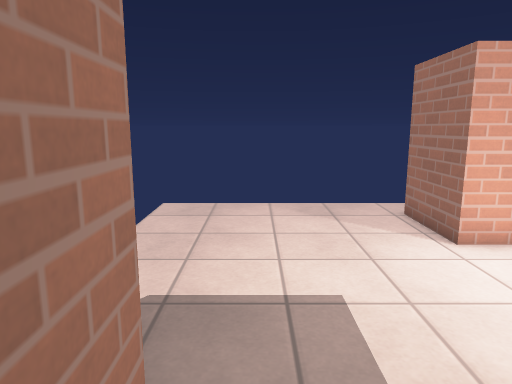
view 1 (above)

15 first-person views from a walk through a level from a Godot 3-D game. The camera is 1.4 m above the floor, tilts 10° down and sees 70° across. The floor is counted in squares, 0.5 m on a side. Each view is taken from the middle of a square. On the plan, view 1 faces up. The plan holds only what a view shows up to about 20 squares ahead; the rest is blank. Surface patterns are stand-ins for the level's own textures.

view 2
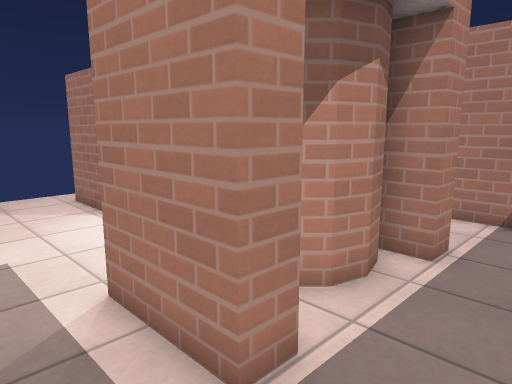

view 3
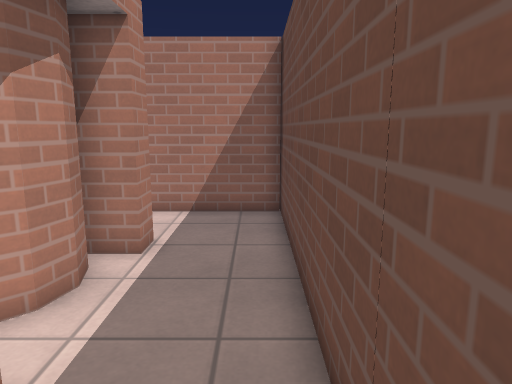

view 4
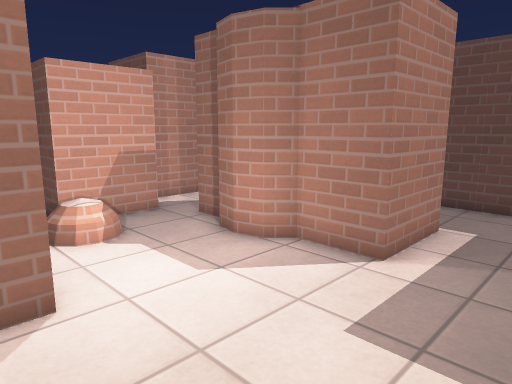

view 5
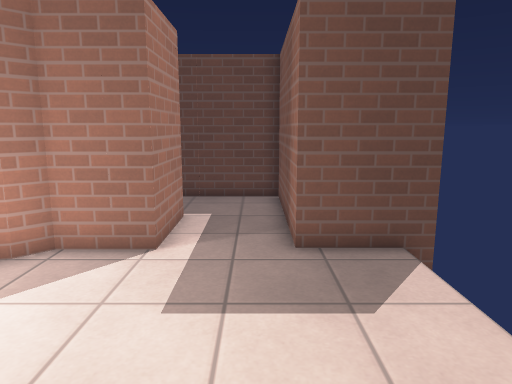

view 6
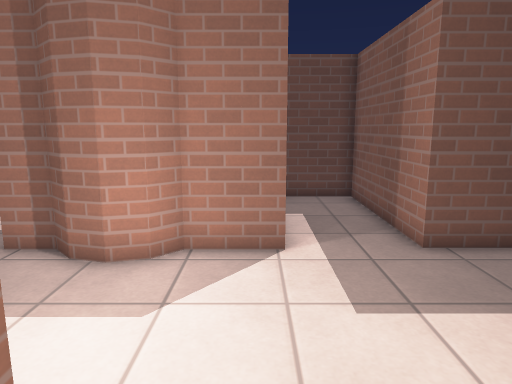

view 7
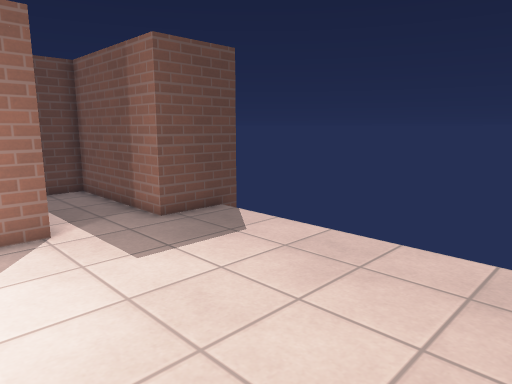

view 8
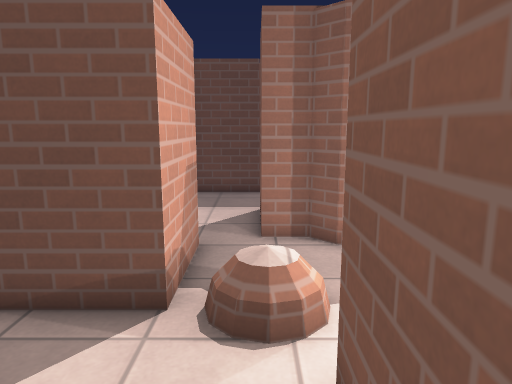

view 9
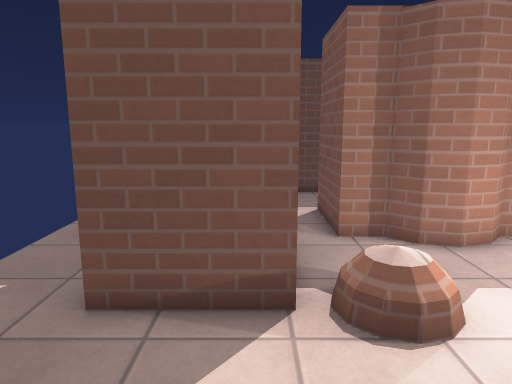

view 10
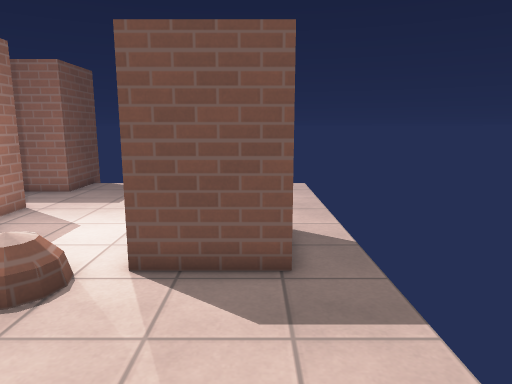

view 11
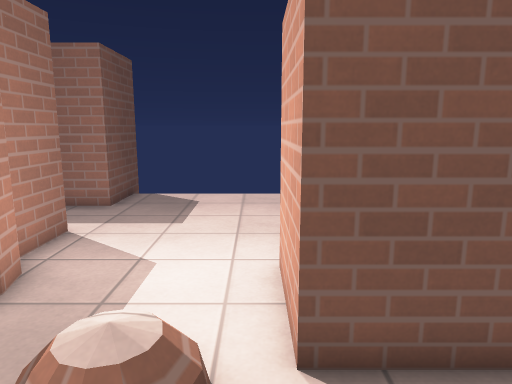

view 12
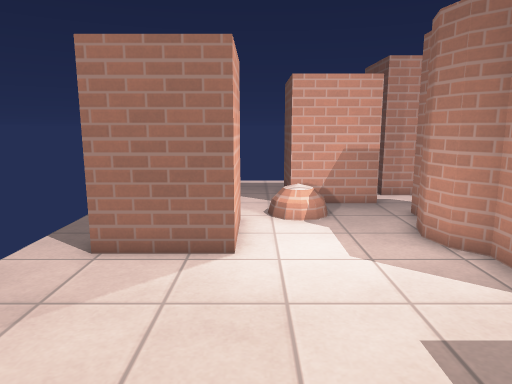

view 13
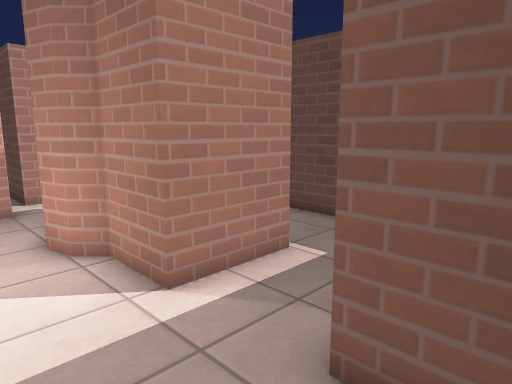

view 14
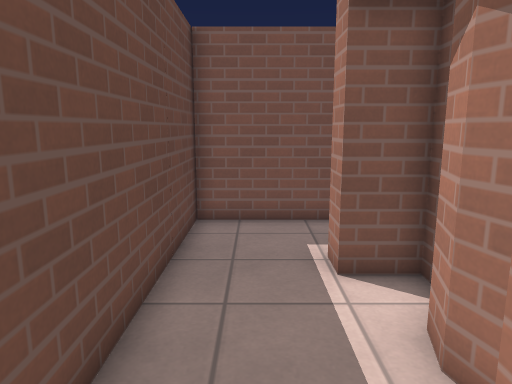

view 15
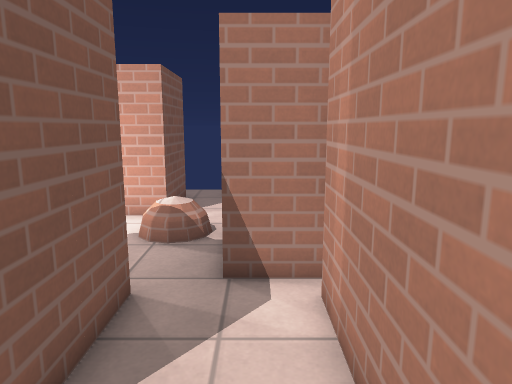

### Floor plan
Points are (right, up) in squares from view 1. A wall is a line through its corners. A room is listed if a view was taken in it or the views show most of it. See-through windows are left out.
Room 1 (views 1, 2, 3, 4, 5, 6, 12, 13, 14, 15)
walls: (3.8, 1.2) (3.3, 1.2) (3.3, -0.4) (2.3, -0.4) (2.3, 2.7) (4.6, 2.7) (5.3, 3.5) (6.2, 3.7) (7, 3.5) (7.7, 2.7) (8.9, 2.7) (8.9, -0.4) (7.8, -0.4); (7.1, 0.4) (6.1, 0.2) (5.3, 0.4) (4.9, 0.8); (8.1, 8.5) (4.9, 8.5) (4.9, 11.8); (-4.2, 2.7) (-0.9, 2.7) (-0.9, -3.9); (12.2, 3.5) (10.4, 3.5) (10.4, 6.7); (-1.2, -3.8) (12.6, -3.8); (12.1, -3.9) (12.1, 2.7)
ways out: opening at (5, 13) to room 2; opening at (9, 8) to room 2
Room 2 (views 7, 8, 9, 10, 11)
walls: (10.4, 6.7) (13.8, 6.7); (8.1, 11.8) (8.1, 8.5)
ways out: opening at (5, 13) to room 1; opening at (9, 8) to room 1

Positions as (right, up) in squares from view 1, and headings:
1: (0, 0), facing up
2: (0, -3), facing up-right
3: (0, -3), facing right
4: (-1, 10), facing down-right
5: (0, 11), facing down
6: (3, 11), facing down
7: (5, 13), facing down-left
8: (9, 12), facing down
9: (11, 12), facing down
10: (15, 11), facing left
11: (12, 8), facing left
12: (-3, 8), facing right
13: (-3, 6), facing down-right
14: (10, -2), facing left
15: (11, -3), facing up
